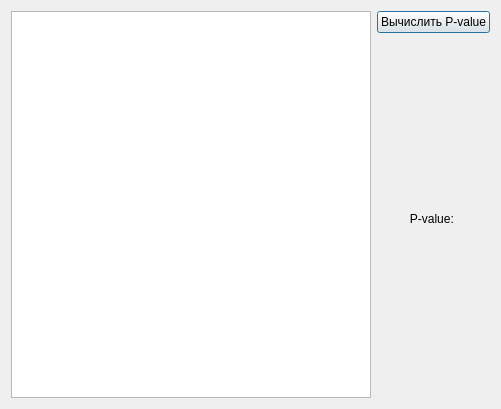
<?xml version="1.0" encoding="UTF-8"?>
<ui version="4.0">
 <class>handTestWindow</class>
 <widget class="QDialog" name="handTestWindow">
  <property name="geometry">
   <rect>
    <x>0</x>
    <y>0</y>
    <width>501</width>
    <height>409</height>
   </rect>
  </property>
  <property name="windowTitle">
   <string>Dialog</string>
  </property>
  <layout class="QGridLayout" name="gridLayout">
   <item row="1" column="0">
    <layout class="QHBoxLayout" name="horizontalLayout">
     <item>
      <widget class="QTableWidget" name="randomValuesTableWidget"/>
     </item>
    </layout>
   </item>
   <item row="1" column="1">
    <layout class="QVBoxLayout" name="verticalLayout">
     <item>
      <widget class="QPushButton" name="doTestButton">
       <property name="text">
        <string>Вычислить P-value</string>
       </property>
      </widget>
     </item>
     <item>
      <widget class="QLabel" name="answerLabel">
       <property name="text">
        <string>P-value: </string>
       </property>
       <property name="alignment">
        <set>Qt::AlignCenter</set>
       </property>
      </widget>
     </item>
    </layout>
   </item>
  </layout>
 </widget>
 <resources/>
 <connections/>
</ui>
